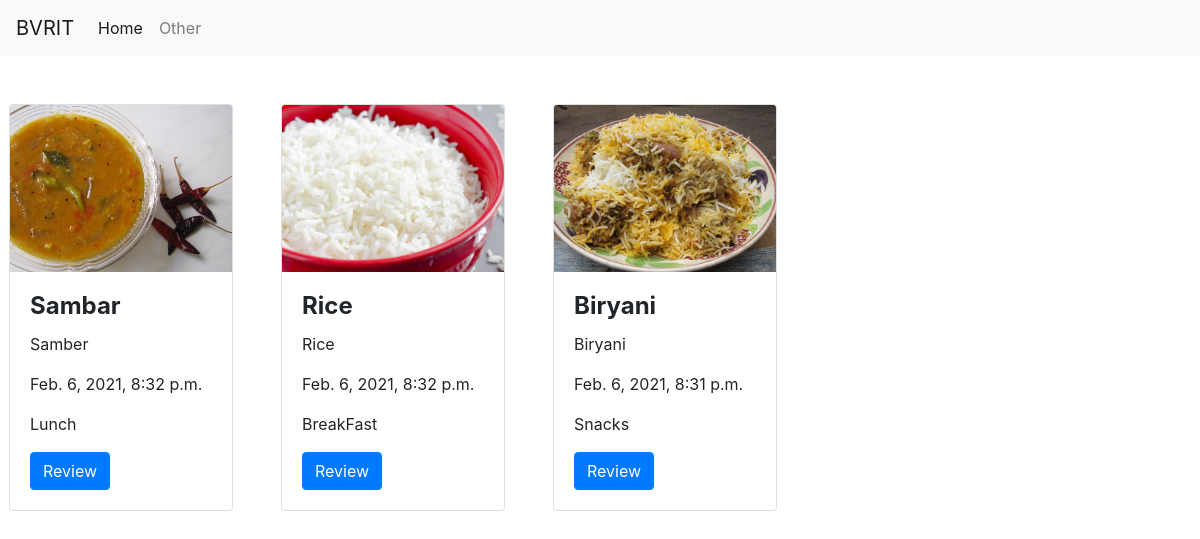
The page / on the database its author committed.
### FoodApp/models.py (models this page shows, shortened)
class FoodModel(models.Model):
    item_name =  models.CharField(max_length=200,null=False,blank=False)
    item_image = models.ImageField(null=False,blank=True,upload_to='static/images/')
    item_desc = models.CharField(max_length = 200,null=False,blank = False)
    createdon = models.DateTimeField(default=now, editable=True)
    diet = models.CharField(max_length=100,choices =DIET_CHOICES,null=False,blank=False)
    class Meta:
        ordering  = ('-createdon',)

### FoodApp/views.py (the view)
# urls.py: path('',Home,name='home')
def Home(request):
    today = datetime.date.today()
    itemlist = FoodModel.objects.filter(createdon__year=today.year, createdon__month=today.month, createdon__day=today.day)
    context = {
        "itemlist" : itemlist
    }
    return render(request,'FoodApp/home.html',context)

### FoodApp/templates/FoodApp/home.html
{% extends 'base.html' %}
{% block body_block %}
    <div class="row">
        {% for i in itemlist %}
                <div class="card mx-4 center" style="width: 14rem;">
                        <img class="card-img-top font-weight-bold" src="{{i.item_image}}" alt="Card image cap">
                        <div class="card-body">
                        <h4 class="card-title font-weight-bold">{{i.item_name}}</h4>
                        <p class="card-text">{{i.item_desc}}</p>
                        <p class="card-text">{{i.createdon}}</p>
                        <p class="card-text">{{i.diet}}</p>
                        <a href="#" class="btn btn-primary">Review</a>
                        </div>
                </div>
        {% endfor %}
    </div>
{% endblock %}

### FoodApp/templates/base.html (shortened to what this page needs)
<!DOCTYPE html>
<html lang="en">
<head>
    <link rel="stylesheet" href="https://stackpath.bootstrapcdn.com/bootstrap/4.3.1/css/bootstrap.min.css">
    {% include "navbar.html" %}
</head>
<body>
        {% block body_block %}
        {% endblock %}
</body>
</html>

### FoodApp/templates/navbar.html (shortened to what this page needs)
<nav class="navbar navbar-expand-lg navbar-light bg-light">
        <a class="navbar-brand" href="#">BVRIT</a>
        <div class="collapse navbar-collapse" id="navbarNavAltMarkup">
          <div class="navbar-nav">
            <a class="nav-item nav-link active" href="#">Home <span class="sr-only">(current)</span></a>
            <a class="nav-item nav-link" href="#">Other</a>
          </div>
        </div>
</nav>
<br>
<br>

### rows shown on the page
FoodModel: item_image (picture), item_name "Sambar", item_desc "Samber", createdon "Feb. 6, 2021, 8:32 p.m.", diet "Lunch"
FoodModel: item_image (picture), item_name "Rice", item_desc "Rice", createdon "Feb. 6, 2021, 8:32 p.m.", diet "BreakFast"
FoodModel: item_image (picture), item_name "Biryani", item_desc "Biryani", createdon "Feb. 6, 2021, 8:31 p.m.", diet "Snacks"
